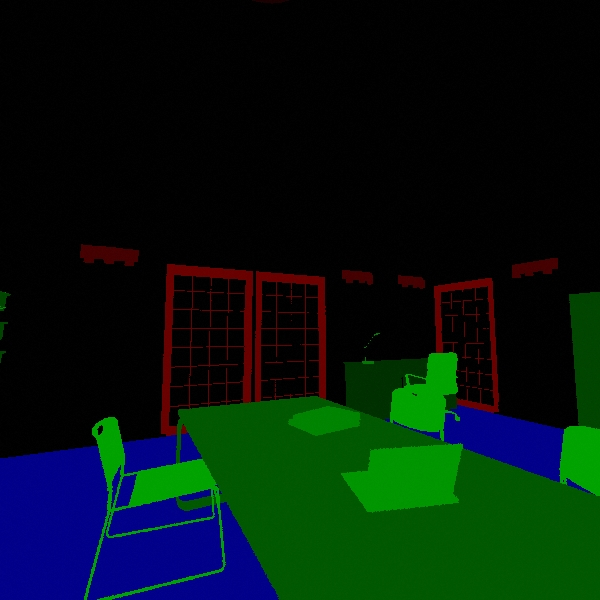
#> input picture pics/metadata/0002.jpg, 600 x 600 px, found by its file name; its folder holds 4 pictures in this run
$ python class_estimator.py
#> lines starting #> are read from the running program, lines starting #| are printed output that depends on the picture
# -*- coding: utf-8 -*-
"""
Created on Tue Feb  8 12:46:51 2022

@author: dailerob
"""

import numpy as np
from PIL import Image
import pandas as pd
import os

path = r'C:\Users\rwtx\Desktop\MLDS_comp_2021\animations/metadata/'

path_list = os.listdir(path)


def get_vals(meta_image):

    meta_image = np.array(meta_image)

    save_array_r = np.zeros(256)
    save_array_g = np.zeros(256)
    save_array_b = np.zeros(256)

    num, count = np.unique(np.array(meta_image)[:,:,0], return_counts = True)
    save_array_r[num] = count

    num, count = np.unique(np.array(meta_image)[:,:,1], return_counts = True)
    save_array_g[num] = count

    num, count = np.unique(np.array(meta_image)[:,:,2], return_counts = True)
    save_array_b[num] = count

    save_array =np.stack([save_array_r, save_array_g, save_array_b], axis = 1)

    return save_array


def get_class(meta_image, threshold = 15):
    meta_image = np.array(meta_image)

    save_array_r = np.zeros(256)
    save_array_g = np.zeros(256)
    save_array_b = np.zeros(256)

    num, count = np.unique(np.array(meta_image)[:,:,0], return_counts = True)
    save_array_r[num] = count

    num, count = np.unique(np.array(meta_image)[:,:,1], return_counts = True)
    save_array_g[num] = count

    num, count = np.unique(np.array(meta_image)[:,:,2], return_counts = True)
    save_array_b[num] = count

    save_array =np.stack([save_array_r, save_array_g, save_array_b], axis = 1)

    class_array = np.arange(38)

    class_array[0] = np.sum(save_array[9:11,0]) > threshold
    class_array[1] = np.sum(save_array[25:28,0]) > threshold
    class_array[2] = np.sum(save_array[43:46,0]) > threshold
    class_array[3] = np.sum(save_array[61:64,0]) > threshold
    class_array[4] = np.sum(save_array[78:81,0]) > threshold
    class_array[5] = np.sum(save_array[94:96,0]) > threshold
    class_array[6] = np.sum(save_array[108:111,0]) > threshold
    class_array[7] = np.sum(save_array[121:124,0]) > threshold
    class_array[8] = np.sum(save_array[133:136,0]) > threshold
    class_array[9] = np.sum(save_array[143:146,0]) > threshold
    class_array[10] = np.sum(save_array[153:156,0]) > threshold
    class_array[11] = np.sum(save_array[161:164,0]) > threshold
    class_array[12] = np.sum(save_array[169:172,0]) > threshold
    class_array[13] = np.sum(save_array[176:179,0]) > threshold
    class_array[14] = np.sum(save_array[182:185,0]) > threshold
    class_array[15] = np.sum(save_array[188:190,0]) > threshold
    class_array[16] = np.sum(save_array[193:195,0]) > threshold
    class_array[17] = np.sum(save_array[197:200,0]) > threshold
    class_array[18] = np.sum(save_array[202:204,0]) > threshold
    class_array[19] = np.sum(save_array[9:11,1]) > threshold
    class_array[20] = np.sum(save_array[25:28,1]) > threshold
    class_array[21] = np.sum(save_array[43:46,1]) > threshold
    class_array[22] = np.sum(save_array[61:64,1]) > threshold
    class_array[23] = np.sum(save_array[78:81,1]) > threshold
    class_array[24] = np.sum(save_array[94:96,1]) > threshold
    class_array[25] = np.sum(save_array[108:111,1]) > threshold
    class_array[26] = np.sum(save_array[121:124,1]) > threshold
    class_array[27] = np.sum(save_array[133:136,1]) > threshold
    class_array[28] = np.sum(save_array[143:146,1]) > threshold
    class_array[29] = np.sum(save_array[153:156,1]) > threshold
    class_array[30] = np.sum(save_array[161:164,1]) > threshold
    class_array[31] = np.sum(save_array[169:172,1]) > threshold

    class_array[32] = np.sum(save_array[41:43,2]) > threshold
    class_array[33] = np.sum(save_array[89:92,2]) > threshold
    class_array[34] = np.sum(save_array[128:131,2]) > threshold
    class_array[35] = np.sum(save_array[157:159,2]) > threshold
    class_array[36] = np.sum(save_array[178:180,2]) > threshold
    class_array[37] = np.sum(save_array[193:196,2]) > threshold

    return class_array


count_vals = [get_vals(Image.open(path + i))for i in path_list[0:100]]
#> in get_vals, meta_image is the input picture: shape (600, 600, 3); mean R, G, B 4, 23.4, 15
#> in get_vals, `num, count = np.unique(np.array(meta_image)[:,:,0], return_counts = Tr..`: num = 109 values from 0 to 108; count = 109 values, max 165467 at index 0, min 4 at index 108, mean 3302.8
#> in get_vals, `num, count = np.unique(np.array(meta_image)[:,:,1], return_counts = Tr..`: num = 167 values from 0 to 166; count = 167 values, max 156718 at index 0, min 1 at index 109, mean 2155.7
#> in get_vals, `num, count = np.unique(np.array(meta_image)[:,:,2], return_counts = Tr..`: num = 146 values from 0 to 149; count = 146 values, max 164224 at index 0, min 1 at index 143, mean 2465.8
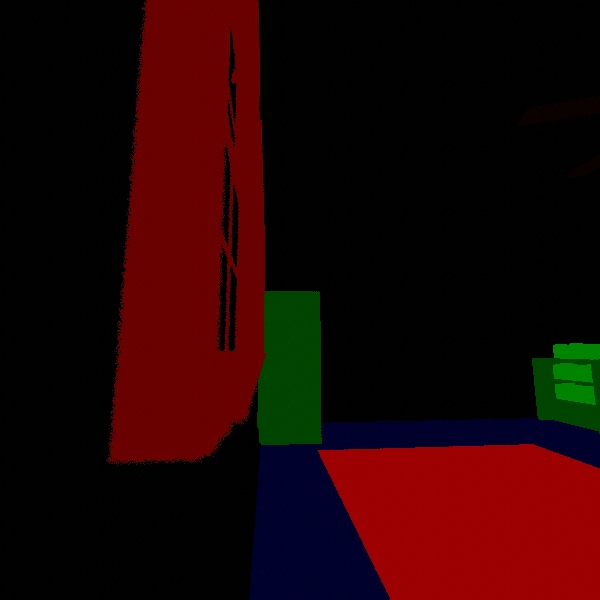
#> input picture pics/metadata/0003.jpg, 600 x 600 px, found by its file name
#> in get_vals, meta_image is the input picture: shape (600, 600, 3); mean R, G, B 33.5, 3.8, 3.6
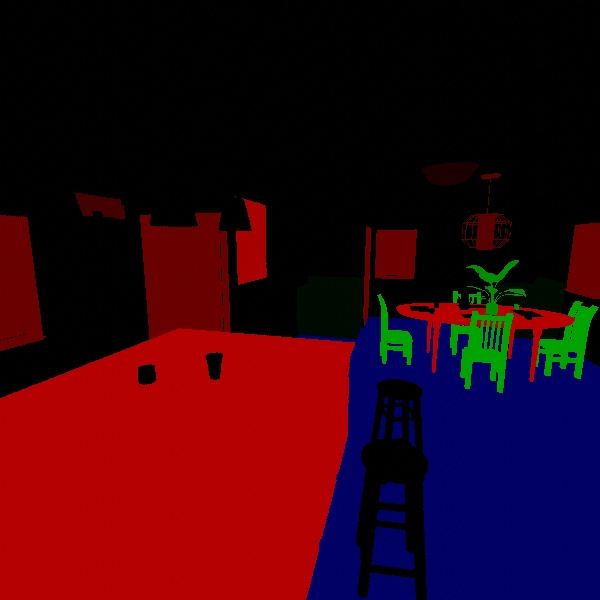
#> input picture pics/metadata/0004.jpg, 600 x 600 px, found by its file name
#> in get_vals, meta_image is the input picture: shape (600, 600, 3); mean R, G, B 50.7, 3.9, 17
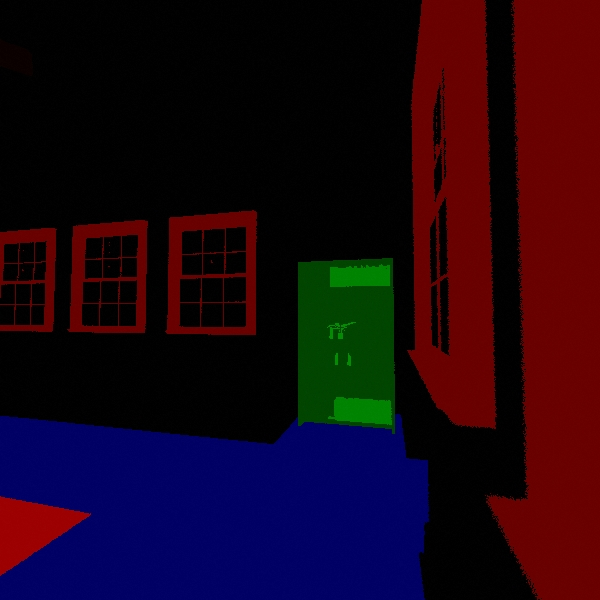
#> input picture pics/metadata/0007.jpg, 600 x 600 px, found by its file name
#> in get_vals, meta_image is the input picture: shape (600, 600, 3); mean R, G, B 28.2, 4.4, 19.9
counts = np.stack(count_vals, axis = 2).sum(axis = 2)


columns = ["ceiling_fan","cieling_light","lamp","wall_light","kitchen fauncy light","window","art","bed","sofa","ottoman","rug","lounge chair","mirror","toilet","tub","sink","cabinet","overhead cabinet","kitchen_table","oven","refrigerator","desk","shelves","table","dresser","desk_light","book","plant","laptop","tv","chair","door",'hardwood','dark_hardwood','tile','hex tile','hex_marble_tile','marble_tile', 'bathroom', 'office','bedroom','kitchen','living room']

class_vals = [get_class(Image.open(path+i)) for i in path_list]
#> in get_class, `num, count = np.unique(np.array(meta_image)[:,:,0], return_counts = Tr..`: num = 109 values from 0 to 108; count = 109 values, max 165467 at index 0, min 4 at index 108, mean 3302.8
#> in get_class, `num, count = np.unique(np.array(meta_image)[:,:,1], return_counts = Tr..`: num = 167 values from 0 to 166; count = 167 values, max 156718 at index 0, min 1 at index 109, mean 2155.7
#> in get_class, `num, count = np.unique(np.array(meta_image)[:,:,2], return_counts = Tr..`: num = 146 values from 0 to 149; count = 146 values, max 164224 at index 0, min 1 at index 143, mean 2465.8

room_list = pd.read_csv('room_list.csv')
#> (reads python_code/room_list.csv from the repository)
room_list['room_list'] = room_list['room_list'].astype(str)
room_list = pd.get_dummies(room_list)

class_vals2 = [np.array(list(class_vals[i]) + list(room_list.iloc[i,:])) for i in range(len(class_vals))]

tall_class = np.concatenate(class_vals2)


ids = np.array([str(int((np.floor(i/43))+1)).zfill(5) + '_' + str(i%43+1) for i in range(860000)])
#> (the run stopped early here; a loop or call above may not have finished)
